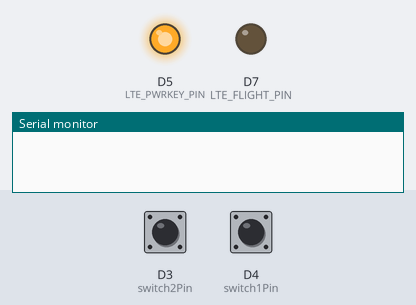
Recording of a sketch running on a simulated Arduino Zero (SAMD21). On the bench: output pins drawn as LEDs (lit = HIGH), the last lines printed to the serial monitor. Inputs (shaded band) come from the test bench; at power-on: D3 (switch2Pin) HIGH, D4 (switch1Pin) HIGH. Random numbers use the default seed unless the sketch sets one; no MQTT or app messages arrive unless stated; the modem accepts every AT command (registered, SIM ready, sends succeed) and sends nothing else.

Above: at 0.2 s.
At 12.3 s:
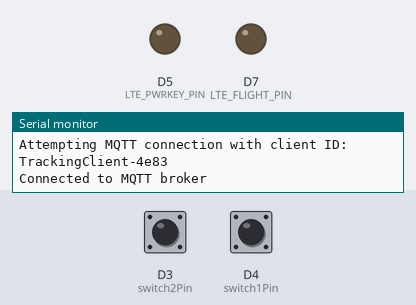
12.4 s: D3 (switch2Pin) pulled LOW for 0.15 s
14.0 s: D4 (switch1Pin) pulled LOW for 0.15 s
Timing chart, 0 to 17.0 s (numbered marks = the images above; inputs shaded):
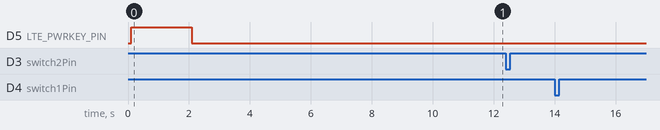

The sketch:

MQTT_Reconnectivity_fix_19.ino
```cpp
#define TINY_GSM_MODEM_SIM7600
#define DEBUG false

#include <PubSubClient.h>
#include <TinyGsmClient.h>

// LTE Modem pins
#define LTE_PWRKEY_PIN 5
#define LTE_RESET_PIN 6
#define LTE_FLIGHT_PIN 7

// Switch pins
const int switch1Pin = 4;
const int switch2Pin = 3;

// Flags for button presses
volatile bool sosPressed = false;
volatile bool okPressed = false;
volatile bool sendingMessage = false;

// APN and MQTT credentials
const char apn[] = "airtelgprs.com";
const char broker[] = "35.200.163.26";
const int brokerPort = 1883;

const char topicTracking[] = "sim7600/nmea";
const char topicSOS[] = "sim7600/sos";
const char topicOK[] = "sim7600/ok";

// Intervals and timeouts
const unsigned long TRACK_SEND_INTERVAL = 1500;    // 1.5 seconds
const unsigned long MQTT_RETRY_INTERVAL = 8000;    // 8 seconds
const unsigned long GPRS_RETRY_INTERVAL = 10000;   // 10 seconds
const int MAX_MQTT_ATTEMPTS = 5;
const int MAX_GPRS_ATTEMPTS = 3;

// Timing variables
unsigned long lastTrackSendTime = 0;
unsigned long lastMqttRetryTime = 0;
unsigned long lastGprsRetryTime = 0;
unsigned long lastDebounceTime1 = 0;
unsigned long lastDebounceTime2 = 0;
const unsigned long debounceDelay = 50;

// Connection state tracking
bool isConnecting = false;

// GSM and MQTT clients
TinyGsm modem(Serial1);
TinyGsmClient gsmClient(modem);
PubSubClient mqttClient(gsmClient);

String extractNMEA(String response) {
    int start = response.indexOf("+CGPSINFO: ");
    if (start != -1) {
        start += 11;
        int end = response.indexOf("OK", start);
        if (end != -1 && end > start) {
            String nmea = response.substring(start, end);
            nmea.trim();
            return nmea;
        }
    }
    return "";
}

String sendData(String command, const int timeout, boolean debug = false) {
    String response = "";
    Serial1.println(command);

    long int startTime = millis();
    while (millis() - startTime < timeout) {
        while (Serial1.available()) {
            char c = Serial1.read();
            response += c;
        }
    }

    if (debug) {
        SerialUSB.print(command);
        SerialUSB.print(" Response: ");
        SerialUSB.println(response);
    }

    return response;
}

bool setupGPRS() {
    int attempts = 0;
    while (attempts < MAX_GPRS_ATTEMPTS) {
        SerialUSB.print("GPRS connection attempt ");
        SerialUSB.println(attempts + 1);

        if (modem.isGprsConnected()) {
            SerialUSB.println("GPRS already connected");
            return true;
        }

        if (modem.gprsConnect(apn, "", "")) {
            SerialUSB.println("GPRS connected successfully");
            return true;
        }

        attempts++;
        if (attempts < MAX_GPRS_ATTEMPTS) {
            SerialUSB.println("GPRS connection failed, retrying...");
            delay(GPRS_RETRY_INTERVAL);
        }
    }

    SerialUSB.println("GPRS connection failed after maximum attempts");
    return false;
}

bool connectMQTT() {
    if (mqttClient.connected()) {
        return true;
    }

    if (!modem.isGprsConnected()) {
        SerialUSB.println("GPRS not connected, attempting to reconnect...");
        if (!setupGPRS()) {
            return false;
        }
    }

    String clientId = "TrackingClient-";
    clientId += String(random(0xffff), HEX);

    SerialUSB.print("Attempting MQTT connection with client ID: ");
    SerialUSB.println(clientId);

    if (mqttClient.connect(clientId.c_str())) {
        SerialUSB.println("Connected to MQTT broker");
        return true;
    }

    SerialUSB.print("MQTT connection failed, rc=");
    SerialUSB.println(mqttClient.state());
    return false;
}

void maintainConnection() {
    static int mqttAttempts = 0;
    unsigned long currentTime = millis();

    if (!mqttClient.connected() && !isConnecting) {
        if (currentTime - lastMqttRetryTime >= MQTT_RETRY_INTERVAL) {
            isConnecting = true;

            SerialUSB.print("Connection attempt ");
            SerialUSB.println(mqttAttempts + 1);

            if (connectMQTT()) {
                mqttAttempts = 0;
                isConnecting = false;
            } else {
                mqttAttempts++;
                if (mqttAttempts >= MAX_MQTT_ATTEMPTS) {
                    SerialUSB.println("Maximum MQTT connection attempts reached");
                    SerialUSB.println("Resetting modem...");
                    mqttAttempts = 0;
                    initModem();
                }
            }

            lastMqttRetryTime = currentTime;
            isConnecting = false;
        }
    } else if (mqttClient.connected()) {
        mqttAttempts = 0;
    }
}

void publishMessage(const char* topic, const String& payload) {
    if (!mqttClient.connected()) {
        SerialUSB.println("MQTT not connected. Attempting to reconnect...");
        maintainConnection();
    }

    if (mqttClient.connected() && mqttClient.publish(topic, payload.c_str())) {
        SerialUSB.println(String("Message published to ") + topic + ": " + payload);
    } else {
        SerialUSB.println(String("Failed to publish message to ") + topic);
    }
}

void handleSosMessage() {
    sendingMessage = true;
    sosPressed = false;

    SerialUSB.println("Sending SOS message...");
    String payload = "{\"carId\":2, \"message\": \"SOS\"}";

    for (int attempt = 0; attempt < 25; attempt++) {
        if (mqttClient.connected() || connectMQTT()) {
            publishMessage(topicSOS, payload);
            SerialUSB.println("SOS sent successfully.");
            break;
        }
        delay(200);
    }

    sendingMessage = false;
}

void handleOkMessage() {
    sendingMessage = true;
    okPressed = false;

    SerialUSB.println("Sending OK message...");
    String payload = "{\"carId\":2, \"message\": \"OK\"}";

    for (int attempt = 0; attempt < 25; attempt++) {
        if (mqttClient.connected() || connectMQTT()) {
            publishMessage(topicOK, payload);
            SerialUSB.println("OK sent successfully.");
            break;
        }
        delay(200);
    }

    sendingMessage = false;
}

void sendTrackData() {
    if (sendingMessage) return;

    String gpsInfo = sendData("AT+CGPSINFO", 1300, DEBUG);
    String nmeaSentence = extractNMEA(gpsInfo);
    SerialUSB.println(nmeaSentence + " nmea");

    if (nmeaSentence.length() > 8) {
        SerialUSB.println("Publishing Track data to MQTT");
        String payload = "{\"nmea\": \"" + nmeaSentence + "\",\"carId\":2}";
        publishMessage(topicTracking, payload);
    }
}

void initModem() {
    SerialUSB.println("Initializing modem...");
    modem.restart();
    delay(3000);

    if (setupGPRS()) {
        SerialUSB.println("Modem initialized successfully");
    } else {
        SerialUSB.println("Modem initialization failed");
    }

    SerialUSB.println("Enabling GPS...");
    sendData("AT+CGPS=0", 3000, DEBUG);
    sendData("AT+CGPS=1", 3000, DEBUG);
}

void setup() {
    SerialUSB.begin(115200);
    Serial1.begin(115200);
    randomSeed(analogRead(0));

    pinMode(LTE_RESET_PIN, OUTPUT);
    digitalWrite(LTE_RESET_PIN, LOW);

    pinMode(LTE_PWRKEY_PIN, OUTPUT);
    digitalWrite(LTE_PWRKEY_PIN, LOW);
    delay(100);
    digitalWrite(LTE_PWRKEY_PIN, HIGH);
    delay(2000);
    digitalWrite(LTE_PWRKEY_PIN, LOW);

    pinMode(LTE_FLIGHT_PIN, OUTPUT);
    digitalWrite(LTE_FLIGHT_PIN, LOW);

    pinMode(switch1Pin, INPUT_PULLUP);
    pinMode(switch2Pin, INPUT_PULLUP);

    while (!SerialUSB) {
        delay(10);
    }

    initModem();
    mqttClient.setServer(broker, brokerPort);
}

void loop() {
    maintainConnection();
    mqttClient.loop();

    if (digitalRead(switch1Pin) == LOW) {
        if (millis() - lastDebounceTime1 > debounceDelay) {
            lastDebounceTime1 = millis();
            sosPressed = true;
        }
    }

    if (digitalRead(switch2Pin) == LOW) {
        if (millis() - lastDebounceTime2 > debounceDelay) {
            lastDebounceTime2 = millis();
            okPressed = true;
        }
    }

    if (sosPressed) {
        handleSosMessage();
    }

    if (okPressed) {
        handleOkMessage();
    }

    unsigned long currentTime = millis();
    if (currentTime - lastTrackSendTime >= TRACK_SEND_INTERVAL) {
        lastTrackSendTime = currentTime;
        sendTrackData();
    }
}
```
